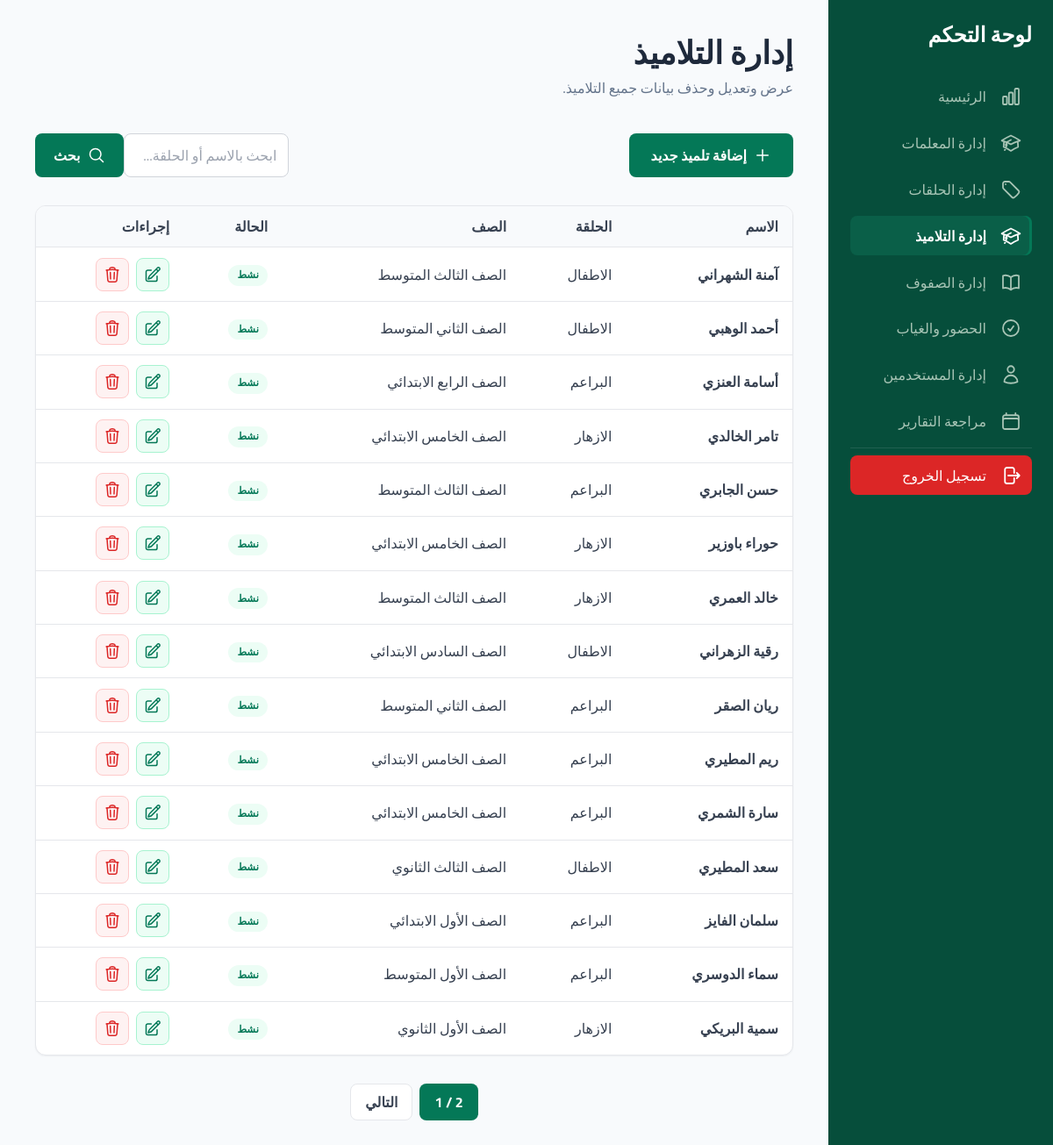
/student/manage/ (signed in), run on the app's committed database.
### students/models.py (models this page shows, shortened)
class Student(models.Model):
    name=models.CharField(max_length=100,blank=False,null=False)
    address=models.CharField(max_length=100,blank=False,null=False)
    tel=models.CharField(max_length=10,blank=False,null=False)
    date_birth=models.DateField(blank=False,null=False)
    halaqa=models.ForeignKey(Halaqa,on_delete=models.SET_NULL,blank=False,null=True)
    add_course=models.CharField(max_length=50,blank=True,null=True)
    grade=models.ForeignKey('students.Grade',on_delete=models.SET_NULL,blank=False,null=True)
    status=models.BooleanField(default=True)

class Grade(models.Model):
    name=models.CharField(max_length=50)
    def __str__(self):
        return self.name

### halaqs/models.py (models this page shows, shortened)
class Halaqa(models.Model):
    name =models.CharField(max_length=50,blank=False,null=False)
    res_teacher=models.ForeignKey('teachers.Teacher',on_delete=models.SET_NULL,null=True,blank=True)
    course=models.CharField(max_length=50,blank=False,null=False)
    notes=models.TextField(blank=True,null=True)
    def __str__(self):
        return self.name

### students/views.py (the view)
# urls.py: path('manage/',superuser_required(SUStudentList.as_view()),name='students_manage'),
class SUStudentList(ListView):
    template_name='administration/students_manage.html'
    model=Student
    context_object_name='students'
    paginate_by=15
    def get_queryset(self):
        students=Student.objects.select_related('halaqa','grade').all()
        q=self.request.GET.get('q')
        if q:
            students=students.filter(Q(name__icontains=q)|Q(halaqa__name__icontains=q))
        return students.order_by('name')

### core/templatetags/query_compat.py (called while the page is built)
@register.simple_tag(takes_context=True)
def querystring(context, **params):
    request = context['request']
    query = request.GET.copy()
    for key, value in params.items():
        if value in (None, ''):
            query.pop(key, None)
        else:
            query[key] = value
    encoded = query.urlencode()
    return f'?{encoded}' if encoded else ''

### templates/administration/students_manage.html (shortened to what this page needs)
{% extends 'administration/s_base.html' %}
{% load static %}
{% block content %}
<main class="p-6 md:p-10">
    <header class="hidden md:block mb-10">
        <h1 class="text-3xl md:text-4xl font-black">إدارة التلاميذ</h1>
        <p class="text-slate-500 mt-2">عرض وتعديل وحذف بيانات جميع التلاميذ.</p>
    </header>
    <div class="flex flex-col md:flex-row md:justify-between md:items-center mb-8 gap-4">
        <a href="{% url 'students:student_add_su' %}" class="btn btn-primary w-full md:w-auto px-6 py-3 text-center flex items-center justify-center gap-2">
            {% include 'partials/icons/plus.svg' with icon_class='h-5 w-5' only %}
            إضافة تلميذ جديد
        </a>
        <form method="GET" action="" class="w-full md:w-auto md:max-w-sm">
            <div class="flex">
                <input type="text" name="q" placeholder="ابحث بالاسم أو الحلقة..."
                       class="input"
                       value="{{ request.GET.q }}">
                <button type="submit"
                        class="btn btn-primary px-5 py-3 rounded-e-lg flex items-center gap-2">
                    {% include 'partials/icons/magnifying-glass.svg' with icon_class='h-5 w-5' only %}
                    بحث
                </button>
            </div>
        </form>
    </div>
    <div class="table-wrap overflow-x-auto hidden md:block">
        <table class="table">
            <thead>
                <tr>
                    <th>الاسم</th>
                    <th>الحلقة</th>
                    <th>الصف</th>
                    <th>الحالة</th>
                    <th>إجراءات</th>
                </tr>
            </thead>
            <tbody class="divide-y divide-slate-200">
                {% for student in students %}
                <tr>
                    <td class="p-4 font-semibold">{{ student.name }}</td>
                    <td class="p-4 text-slate-600">{{ student.halaqa|default:'-' }}</td>
                    <td class="p-4 text-slate-600">{{ student.grade|default:'-' }}</td>
                    <td class="p-4">
                        {% if student.status %}
                        <span class="badge badge-green">نشط</span>
                        {% else %}
                        <span class="badge badge-red">متوقف</span>
                        {% endif %}
                    </td>
                    <td class="p-4">
                        <div class="flex items-center gap-2">
                            <a href="{% url 'students:student_edit_su' student.id %}" aria-label="تعديل بيانات التلميذ" title="تعديل" class="p-2 rounded-lg bg-emerald-50 text-emerald-700 border border-emerald-200 hover:bg-emerald-100 transition">
                                {% include 'partials/icons/pencil-square.svg' with icon_class='h-5 w-5' only %}
                            </a>
                            <a href="{% url 'students:student_delete_su' student.id %}" aria-label="حذف التلميذ" title="حذف" class="p-2 rounded-lg bg-red-50 text-red-600 border border-red-200 hover:bg-red-100 transition">
                                {% include 'partials/icons/trash.svg' with icon_class='h-5 w-5' only %}
                            </a>
                        </div>
                    </td>
                </tr>
                {% empty %}
                <tr>
                    <td colspan="5" class="p-0">
                        {% include 'partials/_empty_state.html' with title='لا يوجد تلاميذ' subtitle='لم يتم تسجيل أي تلميذ في النظام حتى الآن.' icon='partials/icons/academic-cap.svg' %}
                    </td>
                </tr>
                {% endfor %}
            </tbody>
        </table>
    </div>
    {% include 'partials/_pagination.html' %}
</main>
{% endblock %}

### templates/partials/icons/pencil-square.svg
<svg xmlns="http://www.w3.org/2000/svg" fill="none" viewBox="0 0 24 24" stroke-width="1.8" stroke="currentColor" aria-hidden="true" class="{{ icon_class|default:'h-6 w-6' }}">
  <path stroke-linecap="round" stroke-linejoin="round" d="M16.862 4.487l1.687-1.688a1.875 1.875 0 112.652 2.652L10.582 16.07a4.5 4.5 0 01-1.897 1.13L6 18l.8-2.685a4.5 4.5 0 011.13-1.897l8.932-8.931zm0 0L19.5 7.125M18 14v4.75A2.25 2.25 0 0115.75 21H5.25A2.25 2.25 0 013 18.75V8.25A2.25 2.25 0 015.25 6H10" />
</svg>

### templates/partials/icons/trash.svg
<svg xmlns="http://www.w3.org/2000/svg" fill="none" viewBox="0 0 24 24" stroke-width="1.8" stroke="currentColor" aria-hidden="true" class="{{ icon_class|default:'h-6 w-6' }}">
  <path stroke-linecap="round" stroke-linejoin="round" d="M14.74 9l-.346 9m-4.788 0L9.26 9m9.968-3.21c.342.052.682.107 1.022.166m-1.022-.165L18.16 19.673a2.25 2.25 0 01-2.244 2.077H8.084a2.25 2.25 0 01-2.244-2.077L4.772 5.79m14.456 0a48.108 48.108 0 00-3.478-.397m-12 .562c.34-.059.68-.114 1.022-.165m0 0a48.11 48.11 0 013.478-.397m7.5 0v-.916c0-1.18-.91-2.164-2.09-2.201a51.964 51.964 0 00-3.32 0c-1.18.037-2.09 1.022-2.09 2.201v.916m7.5 0a48.667 48.667 0 00-7.5 0" />
</svg>

### static/css/style.css (style rules this page uses)
:root { --bg: #f8fafc; --surface: #ffffff; --surface-2: #f8fafc; --border: #e5e7eb; --text-1: #0f172a; --text-2: #374151; --text-3: #6b7280; --accent: #047857; --accent-hover: #064e3b; --accent-soft: #ecfdf5; --danger: #dc2626; --danger-hover: #b91c1c; --chrome: #064e3b; --chrome-hover: #0a5f48; --chrome-text: #a7c4b5; --chrome-heading: #ffffff; --chrome-divider: rgba(255, 255, 255, 0.08); }
body { background: var(--bg); color: var(--text-1); }
.btn { display: inline-block; font-weight: 700; line-height: 1.5; border-radius: 8px; padding: 0.55rem 1.4rem; border: 1px solid transparent; cursor: pointer; text-align: center; }
.btn-primary { background: var(--accent); color: #fff; }
.table-wrap { background: var(--surface); border: 1px solid var(--border); border-radius: 12px; box-shadow: 0 1px 2px rgba(15, 23, 42, 0.05); overflow: hidden; }
.input, .select, .textarea { width: 100%; background: var(--surface); border: 1px solid #d1d5db; border-radius: 8px; padding: 0.55rem 0.75rem; color: var(--text-1); }
.badge { display: inline-block; font-size: 0.72rem; font-weight: 700; padding: 0.2rem 0.65rem; border-radius: 999px; white-space: nowrap; }
.badge-green { background: var(--accent-soft); color: #047857; }
.table { width: 100%; text-align: right; border-collapse: collapse; }
.table th { background: var(--surface-2); color: var(--text-2); font-weight: 700; text-align: right; padding: 0.7rem 1rem; border-bottom: 1px solid var(--border); white-space: nowrap; }
.table td { padding: 0.7rem 1rem; border-bottom: 1px solid var(--border); color: var(--text-2); }
.table tbody tr:last-child td { border-bottom: none; }

### data on the page
Student: name "آمنة الشهراني", halaqa "الاطفال", grade "الصف الثالث المتوسط", status "نشط"
Student: name "أحمد الوهبي", halaqa "الاطفال", grade "الصف الثاني المتوسط", status "نشط"
Student: name "أسامة العنزي", halaqa "البراعم", grade "الصف الرابع الابتدائي", status "نشط"
Student: name "تامر الخالدي", halaqa "الازهار", grade "الصف الخامس الابتدائي", status "نشط"
Student: name "حسن الجابري", halaqa "البراعم", grade "الصف الثالث المتوسط", status "نشط"
Student: name "حوراء باوزير", halaqa "الازهار", grade "الصف الخامس الابتدائي", status "نشط"
Student: name "خالد العمري", halaqa "الازهار", grade "الصف الثالث المتوسط", status "نشط"
Student: name "رقية الزهراني", halaqa "الاطفال", grade "الصف السادس الابتدائي", status "نشط"
Student: name "ريان الصقر", halaqa "البراعم", grade "الصف الثاني المتوسط", status "نشط"
Student: name "ريم المطيري", halaqa "البراعم", grade "الصف الخامس الابتدائي", status "نشط"
Student: name "سارة الشمري", halaqa "البراعم", grade "الصف الخامس الابتدائي", status "نشط"
Student: name "سعد المطيري", halaqa "الاطفال", grade "الصف الثالث الثانوي", status "نشط"
Student: name "سلمان الفايز", halaqa "البراعم", grade "الصف الأول الابتدائي", status "نشط"
Student: name "سماء الدوسري", halaqa "البراعم", grade "الصف الأول المتوسط", status "نشط"
Student: name "سمية البريكي", halaqa "الازهار", grade "الصف الأول الثانوي", status "نشط"

### other printed values
{{ label }} "الرئيسية إدارة المعلمات إدارة الحلقات إدارة التلاميذ إدارة الصفوف الحضور والغياب إدارة المستخدمين مراجعة التقارير تسجيل الخروج"
{{ page_obj.number }} "1"
{{ page_obj.paginator.num_pages }} "2"
